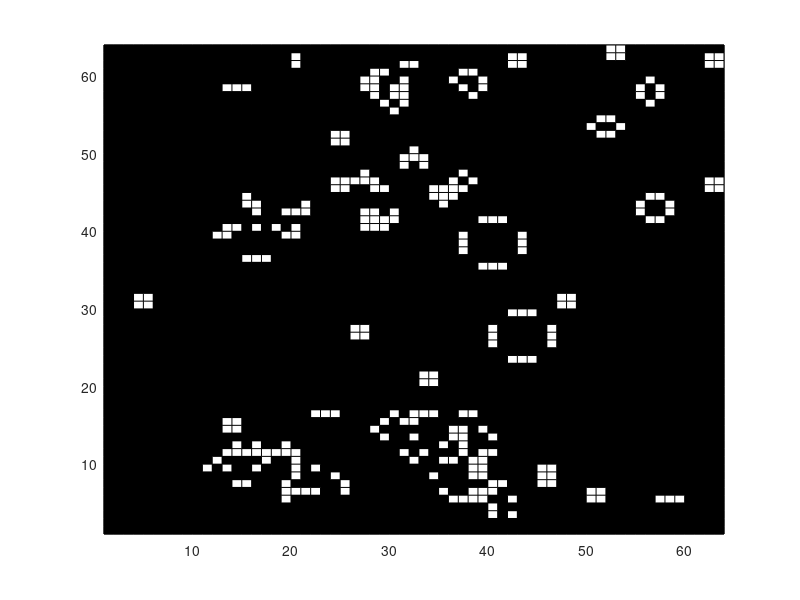

This figure's MATLAB source:
% size of the game, i.e  30,50,100, etc.
n = 64;

% creates a matrix of 0's and 1's with size n
grid = round(rand(n,n));

% number of generations
for m = 1:100

% convert to sparse matrix to save memory
grid = sparse(grid);

grid(1,:)=0;
grid(n,:)=0;
grid(:,1) = 0;
grid(:,n) = 0;
sum = zeros(n,n);
new = zeros(n,n);

% cells' neighbours
for i = 2:n-1
  for j = 2:n-1
    sum(i,j) = grid(i-1,j-1) + grid(i,j-1) + grid(i,j+1) + grid(i-1,j) + grid(i-1,j+1) + grid(i+1,j-1) + grid(i+1,j) + grid(i+1,j+1);
  end
end

% Rules of Conway's Game of Life
for i = 2:n-1
  for j = 2:n-1
    if grid(i,j) == 1
      if (sum(i,j) == 2 | sum(i,j)==3) % any live cells with two or three live neighbours lives on to the next generation
        new(i,j) = 1;
      else
        new(i,j) = 0;
      end
    else
      if sum(i,j) == 3
        new(i,j) = 1;
      else
        new(i,j) = 0;
      end
    end
  end
end

for i = 2:n-1
  for j = 2:n-1
    grid(i,j) = new(i,j);
  end
end

% display matrix into colored cells
 pcolor(grid)
 colormap gray

% update figures
drawnow
pause(0.001)
end
